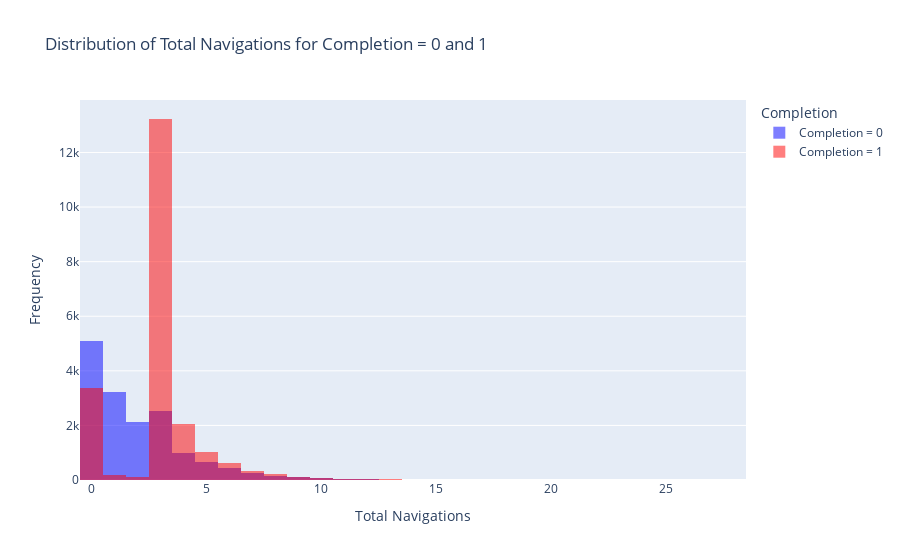

Here is the notebook cell this chart was saved with:
### Code cell
import plotly.graph_objs as go
import plotly.express as px
import pandas as pd

# Assuming df_test_final is your DataFrame containing the necessary data
# Filter the data to include only rows where 'total_navigations' <= 30
filtered_df = df_test_final[df_test_final['total_navigations'] <= 30]

# Create histograms for 'total_navigations' for 'completion' values 0 and 1
fig = go.Figure()

# Histogram for completion = 0
fig.add_trace(go.Histogram(
    x=filtered_df[filtered_df['completion'] == 0]['total_navigations'],
    nbinsx=30,
    opacity=0.5,
    name='Completion = 0',
    marker_color='blue'
))

# Histogram for completion = 1
fig.add_trace(go.Histogram(
    x=filtered_df[filtered_df['completion'] == 1]['total_navigations'],
    nbinsx=30,
    opacity=0.5,
    name='Completion = 1',
    marker_color='red'
))

# Update layout
fig.update_layout(
    title='Distribution of Total Navigations for Completion = 0 and 1',
    xaxis_title='Total Navigations',
    yaxis_title='Frequency',
    barmode='overlay',
    legend_title_text='Completion'
)

# Show the plot

### Figure 1 — Plotly figure (JSON) as saved in the notebook; plotly's stock layout.template omitted (floating-point values rounded to 4 significant figures; data arrays with more than 128 entries replaced by an {"elided": "..."} marker saying what was removed)
{"data": [{"marker": {"color": "blue"}, "name": "Completion = 0", "nbinsx": 30, "opacity": 0.5, "type": "histogram", "x": {"elided": "15686 int values"}}, {"marker": {"color": "red"}, "name": "Completion = 1", "nbinsx": 30, "opacity": 0.5, "type": "histogram", "x": {"elided": "21432 int values"}}], "layout": {"barmode": "overlay", "legend": {"title": {"text": "Completion"}}, "title": {"text": "Distribution of Total Navigations for Completion = 0 and 1"}, "xaxis": {"title": {"text": "Total Navigations"}}, "yaxis": {"title": {"text": "Frequency"}}}}
